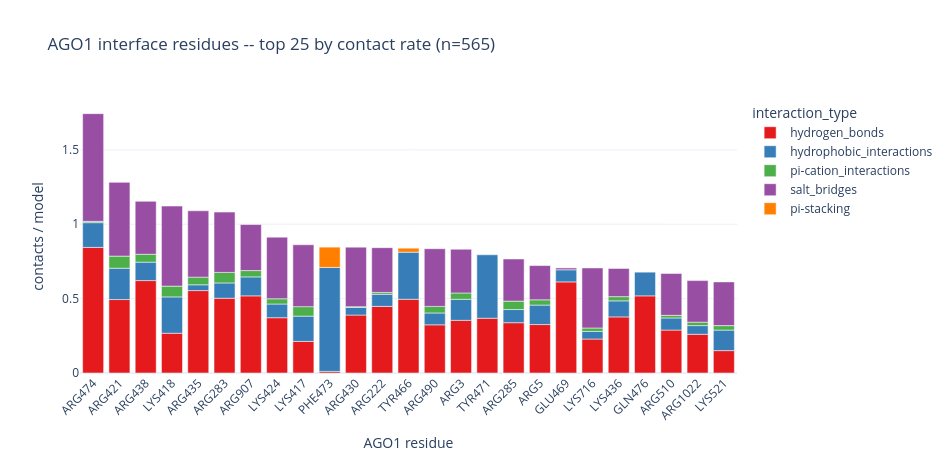
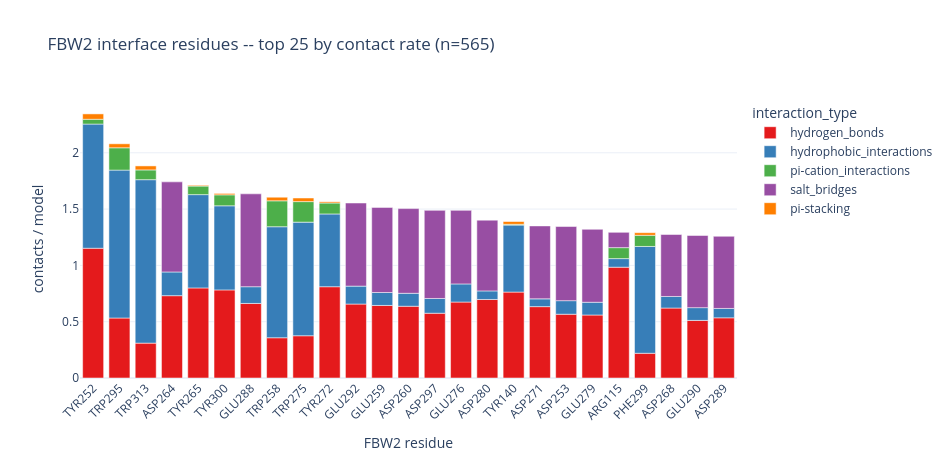

Notebook code cell kept with these figures, in order:
### Markdown cell above
## Residue-level interface map

Single-residue resolution for the busiest AGO1 and partner residues, split by
interaction type, plus the 2-D AGO1-residue × partner-residue contact map —
the predicted interface footprint, pooled across surviving backends. Runs for
the first populated protein couple; edit `COUPLE_FOR_RESIDUE_MAP` to switch.

### Code cell
COUPLE_FOR_RESIDUE_MAP = 'B'   # a protein partner chain letter
TOP_N = 25
bc = df[df["reschain_lig"] == COUPLE_FOR_RESIDUE_MAP].copy()
n_norm = df.groupby(["cluster", "fname"]).ngroups
partner_name = LIGAND_CHAIN_NAMES.get(COUPLE_FOR_RESIDUE_MAP, "partner")

def residue_rate_bar(data, resnr_col, restype_col, chain_label, filename):
    if data.empty:
        print(f"{chain_label}: no rows -- skipping."); return pd.DataFrame({resnr_col: [], restype_col: []})
    per_res_total = (data.groupby([resnr_col, restype_col], observed=True).size()
                     .div(n_norm).rename("rate").reset_index()
                     .sort_values("rate", ascending=False).head(TOP_N))
    order = per_res_total[resnr_col].tolist()
    per_res_itype = (data.groupby([resnr_col, restype_col, "interaction_type"], observed=True).size()
                     .div(n_norm).rename("rate").reset_index())
    per_res_itype = per_res_itype[per_res_itype[resnr_col].isin(order)].copy()
    per_res_itype["label"] = (per_res_itype[restype_col].astype(str)
                              + per_res_itype[resnr_col].astype(int).astype(str))
    label_order = [f"{per_res_total.loc[per_res_total[resnr_col] == r, restype_col].iloc[0]}{int(r)}"
                   for r in order]
    fig = px.bar(per_res_itype, x="label", y="rate", color="interaction_type",
                 category_orders={"label": label_order}, color_discrete_sequence=ITYPE_PALETTE,
                 template=TEMPLATE, title=f"{chain_label} interface residues -- top {TOP_N} by contact rate (n={n_norm})")
    fig.update_layout(width=950, height=460, xaxis_title=f"{chain_label} residue",
                      yaxis_title="contacts / model", xaxis_tickangle=-45)
    save_fig(fig, filename, "residue_interface")
    return per_res_total

top_rec = residue_rate_bar(bc, "resnr", "restype", RECEPTOR_NAME, f"{RECEPTOR_NAME.lower()}_top_residues.html")
top_lig = residue_rate_bar(bc, "resnr_lig", "restype_lig", partner_name, f"{partner_name.lower()}_top_residues.html")
display(top_rec.reset_index(drop=True)); display(top_lig.reset_index(drop=True))

### Figure 1 — Plotly figure (JSON) as saved in the notebook; plotly's stock layout.template omitted (floating-point values rounded to 4 significant figures)
{"data": [{"hovertemplate": "interaction_type=hydrogen_bonds<br>label=%{x}<br>rate=%{y}<extra></extra>", "legendgroup": "hydrogen_bonds", "marker": {"color": "rgb(228,26,28)", "pattern": {"shape": ""}}, "name": "hydrogen_bonds", "orientation": "v", "showlegend": true, "textposition": "auto", "type": "bar", "x": ["ARG3", "ARG5", "ARG222", "ARG283", "ARG285", "LYS417", "LYS418", "ARG421", "LYS424", "ARG430", "ARG435", "LYS436", "ARG438", "TYR466", "GLU469", "TYR471", "PHE473", "ARG474", "GLN476", "ARG490", "ARG510", "LYS521", "LYS716", "ARG907", "ARG1022"], "xaxis": "x", "y": [0.354, 0.3257, 0.4478, 0.5027, 0.3381, 0.2124, 0.2673, 0.4938, 0.3717, 0.3894, 0.554, 0.377, 0.6212, 0.4956, 0.6124, 0.3681, 0.01062, 0.8442, 0.5186, 0.3239, 0.2885, 0.1504, 0.2283, 0.5186, 0.2602], "yaxis": "y"}, {"hovertemplate": "interaction_type=hydrophobic_interactions<br>label=%{x}<br>rate=%{y}<extra></extra>", "legendgroup": "hydrophobic_interactions", "marker": {"color": "rgb(55,126,184)", "pattern": {"shape": ""}}, "name": "hydrophobic_interactions", "orientation": "v", "showlegend": true, "textposition": "auto", "type": "bar", "x": ["ARG3", "ARG5", "ARG222", "ARG283", "ARG285", "LYS417", "LYS418", "ARG421", "LYS424", "ARG430", "ARG435", "LYS436", "ARG438", "TYR466", "GLU469", "TYR471", "PHE473", "ARG474", "GLN476", "ARG490", "ARG510", "LYS521", "LYS716", "ARG907", "ARG1022"], "xaxis": "x", "y": [0.1416, 0.131, 0.08142, 0.1027, 0.0885, 0.1699, 0.2442, 0.2106, 0.09204, 0.05133, 0.03894, 0.108, 0.1239, 0.3168, 0.08142, 0.4265, 0.6991, 0.1664, 0.1593, 0.07965, 0.08142, 0.1381, 0.05133, 0.1274, 0.05841], "yaxis": "y"}, {"hovertemplate": "interaction_type=pi-cation_interactions<br>label=%{x}<br>rate=%{y}<extra></extra>", "legendgroup": "pi-cation_interactions", "marker": {"color": "rgb(77,175,74)", "pattern": {"shape": ""}}, "name": "pi-cation_interactions", "orientation": "v", "showlegend": true, "textposition": "auto", "type": "bar", "x": ["ARG3", "ARG5", "ARG222", "ARG283", "ARG285", "LYS417", "LYS418", "ARG421", "LYS424", "ARG430", "ARG435", "LYS436", "ARG438", "ARG474", "ARG490", "ARG510", "LYS521", "LYS716", "ARG907", "ARG1022"], "xaxis": "x", "y": [0.04248, 0.0354, 0.01239, 0.0708, 0.05664, 0.06372, 0.07257, 0.08142, 0.0354, 0.00531, 0.05133, 0.02832, 0.0531, 0.00885, 0.04425, 0.0177, 0.03009, 0.02301, 0.04248, 0.02301], "yaxis": "y"}, {"hovertemplate": "interaction_type=salt_bridges<br>label=%{x}<br>rate=%{y}<extra></extra>", "legendgroup": "salt_bridges", "marker": {"color": "rgb(152,78,163)", "pattern": {"shape": ""}}, "name": "salt_bridges", "orientation": "v", "showlegend": true, "textposition": "auto", "type": "bar", "x": ["ARG3", "ARG5", "ARG222", "ARG283", "ARG285", "LYS417", "LYS418", "ARG421", "LYS424", "ARG430", "ARG435", "LYS436", "ARG438", "GLU469", "ARG474", "ARG490", "ARG510", "LYS521", "LYS716", "ARG907", "ARG1022"], "xaxis": "x", "y": [0.2938, 0.2301, 0.3009, 0.4053, 0.2832, 0.4159, 0.5381, 0.4956, 0.4142, 0.4, 0.446, 0.1894, 0.3558, 0.01239, 0.7239, 0.3876, 0.2814, 0.2938, 0.4035, 0.3097, 0.2796], "yaxis": "y"}, {"hovertemplate": "interaction_type=pi-stacking<br>label=%{x}<br>rate=%{y}<extra></extra>", "legendgroup": "pi-stacking", "marker": {"color": "rgb(255,127,0)", "pattern": {"shape": ""}}, "name": "pi-stacking", "orientation": "v", "showlegend": true, "textposition": "auto", "type": "bar", "x": ["TYR466", "PHE473"], "xaxis": "x", "y": [0.02655, 0.1363], "yaxis": "y"}], "layout": {"barmode": "relative", "height": 460, "legend": {"title": {"text": "interaction_type"}, "tracegroupgap": 0}, "title": {"text": "AGO1 interface residues -- top 25 by contact rate (n=565)"}, "width": 950, "xaxis": {"anchor": "y", "categoryarray": ["ARG474", "ARG421", "ARG438", "LYS418", "ARG435", "ARG283", "ARG907", "LYS424", "LYS417", "PHE473", "ARG430", "ARG222", "TYR466", "ARG490", "ARG3", "TYR471", "ARG285", "ARG5", "GLU469", "LYS716", "LYS436", "GLN476", "ARG510", "ARG1022", "LYS521"], "categoryorder": "array", "domain": [0.0, 1.0], "tickangle": -45, "title": {"text": "AGO1 residue"}}, "yaxis": {"anchor": "x", "domain": [0.0, 1.0], "title": {"text": "contacts / model"}}}}

### Figure 2 — Plotly figure (JSON) as saved in the notebook; plotly's stock layout.template omitted (floating-point values rounded to 4 significant figures)
{"data": [{"hovertemplate": "interaction_type=hydrogen_bonds<br>label=%{x}<br>rate=%{y}<extra></extra>", "legendgroup": "hydrogen_bonds", "marker": {"color": "rgb(228,26,28)", "pattern": {"shape": ""}}, "name": "hydrogen_bonds", "orientation": "v", "showlegend": true, "textposition": "auto", "type": "bar", "x": ["ARG115", "TYR140", "TYR252", "ASP253", "TRP258", "GLU259", "ASP260", "ASP264", "TYR265", "ASP268", "ASP271", "TYR272", "TRP275", "GLU276", "GLU279", "ASP280", "GLU288", "ASP289", "GLU290", "GLU292", "TRP295", "ASP297", "PHE299", "TYR300", "TRP313"], "xaxis": "x", "y": [0.9841, 0.7628, 1.152, 0.5664, 0.3575, 0.6442, 0.6372, 0.731, 0.8, 0.6212, 0.6336, 0.8106, 0.3752, 0.6743, 0.5593, 0.6973, 0.6619, 0.5345, 0.5115, 0.6566, 0.5327, 0.5752, 0.2195, 0.7823, 0.3097], "yaxis": "y"}, {"hovertemplate": "interaction_type=hydrophobic_interactions<br>label=%{x}<br>rate=%{y}<extra></extra>", "legendgroup": "hydrophobic_interactions", "marker": {"color": "rgb(55,126,184)", "pattern": {"shape": ""}}, "name": "hydrophobic_interactions", "orientation": "v", "showlegend": true, "textposition": "auto", "type": "bar", "x": ["ARG115", "TYR140", "TYR252", "ASP253", "TRP258", "GLU259", "ASP260", "ASP264", "TYR265", "ASP268", "ASP271", "TYR272", "TRP275", "GLU276", "GLU279", "ASP280", "GLU288", "ASP289", "GLU290", "GLU292", "TRP295", "ASP297", "PHE299", "TYR300", "TRP313"], "xaxis": "x", "y": [0.07611, 0.5947, 1.103, 0.1204, 0.9858, 0.115, 0.115, 0.2106, 0.8283, 0.1027, 0.06903, 0.646, 1.009, 0.1611, 0.1133, 0.07611, 0.1487, 0.08319, 0.1133, 0.1593, 1.313, 0.131, 0.9487, 0.7469, 1.451], "yaxis": "y"}, {"hovertemplate": "interaction_type=pi-cation_interactions<br>label=%{x}<br>rate=%{y}<extra></extra>", "legendgroup": "pi-cation_interactions", "marker": {"color": "rgb(77,175,74)", "pattern": {"shape": ""}}, "name": "pi-cation_interactions", "orientation": "v", "showlegend": true, "textposition": "auto", "type": "bar", "x": ["ARG115", "TYR140", "TYR252", "TRP258", "TYR265", "TYR272", "TRP275", "TRP295", "PHE299", "TYR300", "TRP313"], "xaxis": "x", "y": [0.09735, 0.00708, 0.04248, 0.2301, 0.07611, 0.09735, 0.1823, 0.1982, 0.09912, 0.09735, 0.08673], "yaxis": "y"}, {"hovertemplate": "interaction_type=salt_bridges<br>label=%{x}<br>rate=%{y}<extra></extra>", "legendgroup": "salt_bridges", "marker": {"color": "rgb(152,78,163)", "pattern": {"shape": ""}}, "name": "salt_bridges", "orientation": "v", "showlegend": true, "textposition": "auto", "type": "bar", "x": ["ARG115", "ASP253", "GLU259", "ASP260", "ASP264", "ASP268", "ASP271", "GLU276", "GLU279", "ASP280", "GLU288", "ASP289", "GLU290", "GLU292", "ASP297"], "xaxis": "x", "y": [0.1363, 0.6584, 0.7558, 0.7522, 0.8, 0.5504, 0.6478, 0.6531, 0.6478, 0.6283, 0.8248, 0.6407, 0.6407, 0.7381, 0.7823], "yaxis": "y"}, {"hovertemplate": "interaction_type=pi-stacking<br>label=%{x}<br>rate=%{y}<extra></extra>", "legendgroup": "pi-stacking", "marker": {"color": "rgb(255,127,0)", "pattern": {"shape": ""}}, "name": "pi-stacking", "orientation": "v", "showlegend": true, "textposition": "auto", "type": "bar", "x": ["TYR140", "TYR252", "TRP258", "TYR265", "TYR272", "TRP275", "TRP295", "PHE299", "TYR300", "TRP313"], "xaxis": "x", "y": [0.02478, 0.04779, 0.03186, 0.00708, 0.01062, 0.03186, 0.0354, 0.02301, 0.01239, 0.0354], "yaxis": "y"}], "layout": {"barmode": "relative", "height": 460, "legend": {"title": {"text": "interaction_type"}, "tracegroupgap": 0}, "title": {"text": "FBW2 interface residues -- top 25 by contact rate (n=565)"}, "width": 950, "xaxis": {"anchor": "y", "categoryarray": ["TYR252", "TRP295", "TRP313", "ASP264", "TYR265", "TYR300", "GLU288", "TRP258", "TRP275", "TYR272", "GLU292", "GLU259", "ASP260", "ASP297", "GLU276", "ASP280", "TYR140", "ASP271", "ASP253", "GLU279", "ARG115", "PHE299", "ASP268", "GLU290", "ASP289"], "categoryorder": "array", "domain": [0.0, 1.0], "tickangle": -45, "title": {"text": "FBW2 residue"}}, "yaxis": {"anchor": "x", "domain": [0.0, 1.0], "title": {"text": "contacts / model"}}}}
